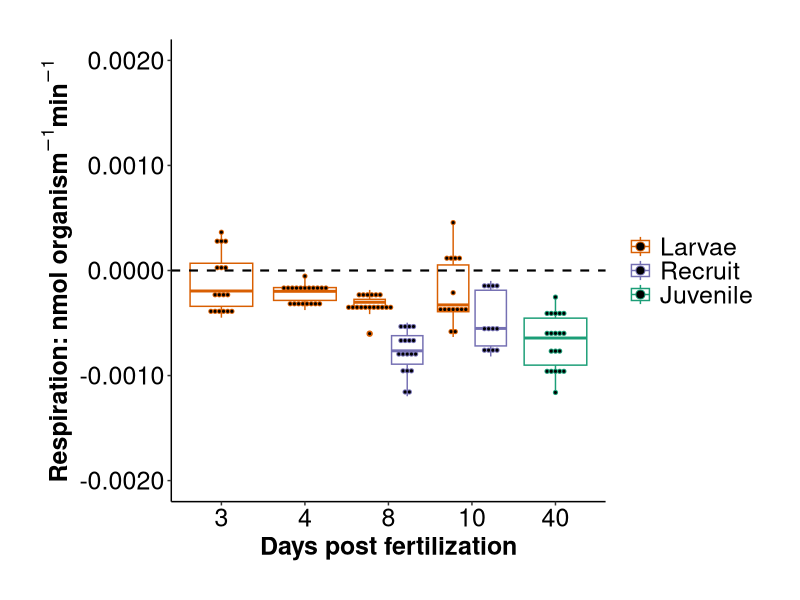

The R source for this figure: (Note: this script raises an error after producing the figure.)
## ---- chunk 1
rm(list=ls(all=TRUE)) 
## ---- chunk 2
## install packages if you dont already have them in your library
if ("tidyverse" %in% rownames(installed.packages()) == 'FALSE') install.packages('tidyverse') 
if ("car" %in% rownames(installed.packages()) == 'FALSE') install.packages('car') 
if ("lme4" %in% rownames(installed.packages()) == 'FALSE') install.packages('lme4') 
if ("lmerTest" %in% rownames(installed.packages()) == 'FALSE') install.packages('lmerTest') 
if ("scales" %in% rownames(installed.packages()) == 'FALSE') install.packages('scales') 
if ("cowplot" %in% rownames(installed.packages()) == 'FALSE') install.packages('cowplot') 
if ("ggplot2" %in% rownames(installed.packages()) == 'FALSE') install.packages('ggplot2') 

#load packages
library("ggplot2")
library("tidyverse")
library('car')
library('lme4')
library('lmerTest')
library('scales')
library('cowplot')
## ---- chunk 3
PRdata<-read.csv("../Output/Mcap2020/oxygen_P_R_calc.csv") #load data
## ---- chunk 4
#remove all rows of wells that did not have samples or blanks
PRdata<-PRdata[!is.na(PRdata$Type),]

#format columns
PRdata$dpf<-as.factor(PRdata$dpf)

#subset fused juvenile data frame for a different project, then save as separate file
fused_oxygen <- PRdata[which(PRdata$Lifestage=='Juvenile'),]
fused_oxygen <- droplevels(fused_oxygen)
## ---- chunk 5
PRdata$ratio<-abs(PRdata$GP.nmol.org.min)/abs(PRdata$R.nmol.org.min) #calculate ratio with absolute values
#remove outliers detected by values of P:R ratio data
PRdata<-PRdata%>%filter(ratio < 15)

fused_oxygen$ratio<-abs(fused_oxygen$GP.nmol.org.min)/abs(fused_oxygen$R.nmol.org.min)
## ---- chunk 6
Rplot1<-ggplot(data=PRdata, aes(x=dpf, y=R.nmol.org.min, colour=Lifestage, group=interaction(Lifestage, dpf))) +
  geom_boxplot(width=0.75, position=position_dodge(0.9))+
  geom_dotplot(aes(colour=Lifestage), binaxis='y', stackdir='center', 
               position=position_dodge(0.9), dotsize=0.3)+
  scale_color_brewer(palette = "Dark2", breaks=c("Larvae", "Recruit", "Juvenile"))+
  geom_hline(yintercept=0, linetype="dashed", color="black", size=0.75)+
  scale_y_continuous(limits=c(-0.002, 0.002), labels = scales::number_format(accuracy = 0.0001, decimal.mark = '.'))+
  xlab("Days post fertilization")+
  ylab(expression(bold(paste("Respiration: nmol organism"^-1, "min"^-1)))) +
  theme_classic() +
  theme(text = element_text(size = 18, color="black"),
        axis.text = element_text(size = 18, color="black"), 
        legend.position = "right",
        axis.title = element_text(size = 18, color="black", face="bold"), 
        legend.title=element_blank(), 
        legend.text = element_text(size=18), 
        plot.margin=unit(c(1,1,1,1), "cm"), 
        axis.title.y = element_text(margin = margin(t = 0, r = 1, b = 0, l = 1)), 
        axis.title.x = element_text(margin = margin(t = 3, r = 0, b = 0, l = 0)));Rplot1

Rplot2<-Rplot1+theme(legend.position="none")

ggsave("../Figures/Respiration/Lifestages/mcap_R.pdf", plot=Rplot1, height=8, width=10, units = c("in"), dpi=300) #output figure
## ---- chunk 7
meanR <- plyr::ddply(PRdata, c("Lifestage", "dpf"), summarise,
                   N    = length(R.nmol.org.min[!is.na(R.nmol.org.min)]),
                   mean = mean(R.nmol.org.min, na.rm=TRUE),
                   sd   = sd(R.nmol.org.min, na.rm=TRUE),
                   se   = sd / sqrt(N)
)
## ---- chunk 8
Rplot3<-ggplot(data=meanR, aes(x=dpf, y=mean, colour=Lifestage, group=interaction(Lifestage, dpf))) +
  geom_point(aes(color=Lifestage), size=3, position=position_dodge(0.3)) +
  geom_errorbar(aes(ymin=mean-se, ymax=mean+se), width=0, linetype="solid", position=position_dodge(0.3), size=1) +
  scale_color_brewer(palette = "Dark2", breaks=c("Larvae", "Recruit", "Juvenile"))+
  geom_hline(yintercept=0, linetype="dashed", color="black", size=0.75)+
  scale_y_continuous(limits=c(-0.001, 0.0005), labels = scales::number_format(accuracy = 0.0001, decimal.mark = '.'))+
  xlab("Days post fertilization")+
  ylab(expression(bold(paste("Respiration: nmol organism"^-1, "min"^-1)))) +
  theme_classic() +
  theme(text = element_text(size = 18, color="black"),
        axis.text = element_text(size = 18, color="black"), 
        legend.position = "right",
        axis.title = element_text(size = 18, color="black", face="bold"), 
        legend.title=element_blank(), 
        legend.text = element_text(size=18), 
        plot.margin=unit(c(1,1,1,1), "cm"), 
        axis.title.y = element_text(margin = margin(t = 0, r = 1, b = 0, l = 1)), 
        axis.title.x = element_text(margin = margin(t = 3, r = 0, b = 0, l = 0)));Rplot3

Rplot4<-Rplot3+theme(legend.position="none")

ggsave("../Figures/Respiration/Lifestages/mcap_R_means.pdf", plot=Rplot3, height=8, width=10, units = c("in"), dpi=300) #output figure
## ---- chunk 9
Pplot1<-ggplot(data=PRdata, aes(x=dpf, y=P.nmol.org.min, colour=Lifestage, group=interaction(Lifestage, dpf))) +
  geom_boxplot(width=0.75, position=position_dodge(0.9))+
  geom_dotplot(aes(colour=Lifestage), binaxis='y', stackdir='center', 
               position=position_dodge(0.9), dotsize=0.3)+
  scale_color_brewer(palette = "Dark2", breaks=c("Larvae", "Recruit", "Juvenile"))+
  geom_hline(yintercept=0, linetype="dashed", color="black", size=0.75)+
  scale_y_continuous(limits=c(-0.002, 0.002), labels = scales::number_format(accuracy = 0.0001, decimal.mark = '.'))+
  xlab("Days post fertilization")+
  ylab(expression(bold(paste("Net Photosynthesis: nmol organism"^-1, "min"^-1)))) +
  theme_classic() +
  theme(text = element_text(size = 18, color="black"),
        axis.text = element_text(size = 18, color="black"), 
        legend.position = "right",
        axis.title = element_text(size = 18, color="black", face="bold"), 
        legend.title=element_blank(), 
        legend.text = element_text(size=18), 
        plot.margin=unit(c(1,1,1,1), "cm"), 
        axis.title.y = element_text(margin = margin(t = 0, r = 1, b = 0, l = 1)), 
        axis.title.x = element_text(margin = margin(t = 3, r = 0, b = 0, l = 0))); Pplot1

Pplot2<-Pplot1+theme(legend.position="none")

ggsave("../Figures/Respiration/Lifestages/mcap_P.pdf", plot=Pplot1, height=8, width=10, units = c("in"), dpi=300) #output figure
## ---- chunk 10
meanP <- plyr::ddply(PRdata, c("Lifestage", "dpf"), summarise,
                   N    = length(P.nmol.org.min[!is.na(P.nmol.org.min)]),
                   mean = mean(P.nmol.org.min, na.rm=TRUE),
                   sd   = sd(P.nmol.org.min, na.rm=TRUE),
                   se   = sd / sqrt(N)
)
## ---- chunk 11
Pplot3<-ggplot(data=meanP, aes(x=dpf, y=mean, colour=Lifestage, group=interaction(Lifestage, dpf))) +
  geom_point(aes(color=Lifestage), size=3, position=position_dodge(0.3)) +
  geom_errorbar(aes(ymin=mean-se, ymax=mean+se), width=0, linetype="solid", position=position_dodge(0.3), size=1) +
  scale_color_brewer(palette = "Dark2", breaks=c("Larvae", "Recruit", "Juvenile"))+
  geom_hline(yintercept=0, linetype="dashed", color="black", size=0.75)+
  scale_y_continuous(limits=c(-0.0005, 0.0015), labels = scales::number_format(accuracy = 0.0001, decimal.mark = '.'))+
  xlab("Days post fertilization")+
  ylab(expression(bold(paste("Net Photosynthesis: nmol organism"^-1, "min"^-1)))) +
  theme_classic() +
  theme(text = element_text(size = 18, color="black"),
        axis.text = element_text(size = 18, color="black"), 
        legend.position = "right",
        axis.title = element_text(size = 18, color="black", face="bold"), 
        legend.title=element_blank(), 
        legend.text = element_text(size=18), 
        plot.margin=unit(c(1,1,1,1), "cm"), 
        axis.title.y = element_text(margin = margin(t = 0, r = 1, b = 0, l = 1)), 
        axis.title.x = element_text(margin = margin(t = 3, r = 0, b = 0, l = 0)));Pplot3

Pplot4<-Pplot3+theme(legend.position="none")

ggsave("../Figures/Respiration/Lifestages/mcap_P_means.pdf", plot=Pplot3, height=8, width=10, units = c("in"), dpi=300) #output figure
## ---- chunk 12
GPplot1<-ggplot(data=PRdata, aes(x=dpf, y=GP.nmol.org.min, colour=Lifestage, group=interaction(Lifestage, dpf))) +
  geom_boxplot(width=0.75, position=position_dodge(0.9))+
  geom_dotplot(aes(colour=Lifestage), binaxis='y', stackdir='center', 
               position=position_dodge(0.9), dotsize=0.3)+
  scale_color_brewer(palette = "Dark2", breaks=c("Larvae", "Recruit", "Juvenile"))+
  geom_hline(yintercept=0, linetype="dashed", color="black", size=0.75)+
  scale_y_continuous(limits=c(-0.002, 0.002), labels = scales::number_format(accuracy = 0.0001, decimal.mark = '.'))+
  xlab("Days post fertilization")+
  ylab(expression(bold(paste("Gross Photosynthesis: nmol organism"^-1, "min"^-1)))) +
  theme_classic() +
  theme(text = element_text(size = 18, color="black"),
        axis.text = element_text(size = 18, color="black"), 
        legend.position = "right",
        axis.title = element_text(size = 18, color="black", face="bold"), 
        legend.title=element_blank(), 
        legend.text = element_text(size=18), 
        plot.margin=unit(c(1,1,1,1), "cm"), 
        axis.title.y = element_text(margin = margin(t = 0, r = 1, b = 0, l = 1)), 
        axis.title.x = element_text(margin = margin(t = 3, r = 0, b = 0, l = 0))); GPplot1

GPplot2<-GPplot1+theme(legend.position="none") 

ggsave("../Figures/Respiration/Lifestages/mcap_GP.pdf", plot=GPplot1, height=8, width=10, units = c("in"), dpi=300) #output figure
## ---- chunk 13
meanGP <- plyr::ddply(PRdata, c("Lifestage", "dpf"), summarise,
                   N    = length(GP.nmol.org.min[!is.na(GP.nmol.org.min)]),
                   mean = mean(GP.nmol.org.min, na.rm=TRUE),
                   sd   = sd(GP.nmol.org.min, na.rm=TRUE),
                   se   = sd / sqrt(N)
)
## ---- chunk 14
GPplot3<-ggplot(data=meanGP, aes(x=dpf, y=mean, colour=Lifestage, group=interaction(Lifestage, dpf))) +
  geom_point(aes(color=Lifestage), size=3, position=position_dodge(0.3)) +
  geom_errorbar(aes(ymin=mean-se, ymax=mean+se), width=0, linetype="solid", position=position_dodge(0.3), size=1) +
  scale_color_brewer(palette = "Dark2", breaks=c("Larvae", "Recruit", "Juvenile"))+
  geom_hline(yintercept=0, linetype="dashed", color="black", size=0.75)+
  scale_y_continuous(limits=c(-0.0005, 0.0025), labels = scales::number_format(accuracy = 0.0001, decimal.mark = '.'))+
  xlab("Days post fertilization")+
  ylab(expression(bold(paste("Gross Photosynthesis: nmol organism"^-1, "min"^-1)))) +
  theme_classic() +
  theme(text = element_text(size = 18, color="black"),
        axis.text = element_text(size = 18, color="black"), 
        legend.position = "right",
        axis.title = element_text(size = 18, color="black", face="bold"), 
        legend.title=element_blank(), 
        legend.text = element_text(size=18), 
        plot.margin=unit(c(1,1,1,1), "cm"), 
        axis.title.y = element_text(margin = margin(t = 0, r = 1, b = 0, l = 1)), 
        axis.title.x = element_text(margin = margin(t = 3, r = 0, b = 0, l = 0)));GPplot3

GPplot4<-GPplot3+theme(legend.position="none")

ggsave("../Figures/Respiration/Lifestages/mcap_GP_means.pdf", plot=GPplot3, height=8, width=10, units = c("in"), dpi=300) #output figure
## ---- chunk 15
PRplot1<-ggplot(data=PRdata, aes(x=dpf, y=ratio, colour=Lifestage, group=interaction(Lifestage, dpf))) +
 geom_boxplot(width=0.75, position=position_dodge(0.9))+
  geom_dotplot(aes(colour=Lifestage), binaxis='y', stackdir='center', 
               position=position_dodge(0.9), dotsize=0.3)+
  scale_color_brewer(palette = "Dark2", breaks=c("Larvae", "Recruit", "Juvenile"))+
  geom_hline(yintercept=1, linetype="dashed", color="black", size=0.75)+
  scale_y_continuous(limits=c(-1, 10), labels = scales::number_format(accuracy = 1, decimal.mark = '.'))+
  ylab(expression(bold(paste("Gross Photosynthesis:Respiration ")))) +
  xlab("Days post fertilization") +
  theme_classic() +
  theme(text = element_text(size = 18, color="black"),
        axis.text = element_text(size = 18, color="black"), 
        legend.position = "right",
        axis.title = element_text(size = 18, color="black", face="bold"), 
        legend.title=element_blank(), 
        legend.text = element_text(size=18), 
        plot.margin=unit(c(1,1,1,1), "cm"), 
        axis.title.y = element_text(margin = margin(t = 0, r = 1, b = 0, l = 1)), 
        axis.title.x = element_text(margin = margin(t = 3, r = 0, b = 0, l = 0))); PRplot1

ggsave("../Figures/Respiration/Lifestages/mcap_PR.pdf", plot=PRplot1, height=8, width=10, units = c("in"), dpi=300) #output figure
## ---- chunk 16
meanPR <- plyr::ddply(PRdata, c("Lifestage", "dpf"), summarise,
                   N    = length(ratio[!is.na(ratio)]),
                   mean = mean(ratio, na.rm=TRUE),
                   sd   = sd(ratio, na.rm=TRUE),
                   se   = sd / sqrt(N)
)
## ---- chunk 17
PRplot3<-ggplot(data=meanPR, aes(x=dpf, y=mean, colour=Lifestage, group=interaction(Lifestage, dpf))) +
  geom_point(aes(color=Lifestage), size=3, position=position_dodge(0.3)) +
  geom_errorbar(aes(ymin=mean-se, ymax=mean+se), width=0, linetype="solid", position=position_dodge(0.3), size=1) +
  scale_color_brewer(palette = "Dark2", breaks=c("Larvae", "Recruit", "Juvenile"))+
  geom_hline(yintercept=1, linetype="dashed", color="black", size=0.75)+
  scale_y_continuous(limits=c(-1, 5), labels = scales::number_format(accuracy = 1, decimal.mark = '.'))+
  xlab("Days post fertilization")+
  ylab(expression(bold(paste("Gross Photosynthesis: Respiration")))) +
  theme_classic() +
  theme(text = element_text(size = 18, color="black"),
        axis.text = element_text(size = 18, color="black"), 
        legend.position = "right",
        axis.title = element_text(size = 18, color="black", face="bold"), 
        legend.title=element_blank(), 
        legend.text = element_text(size=18), 
        plot.margin=unit(c(1,1,1,1), "cm"), 
        axis.title.y = element_text(margin = margin(t = 0, r = 1, b = 0, l = 1)), 
        axis.title.x = element_text(margin = margin(t = 3, r = 0, b = 0, l = 0)));PRplot3

ggsave("../Figures/Respiration/Lifestages/mcap_PR_means.pdf", plot=PRplot3, height=8, width=10, units = c("in"), dpi=300) #output figure
## ---- chunk 18
mcap_respiration<-plot_grid(Rplot2, Pplot2, GPplot2, PRplot1, Rplot4, Pplot4, GPplot4, PRplot3, labels = c("Respiration", "Net Photosynthesis", "Gross Photosynthesis", "P:R Ratio", "Respiration", "Net Photosynthesis", "Gross Photosynthesis", "P:R Ratio"), label_size=18, ncol=4, nrow=2, rel_heights= c(1,1,1,1), rel_widths = c(0.8,0.8,0.8,1), align="h")

ggsave(filename="../Figures/Respiration/mcap_PR_panel.pdf", plot=mcap_respiration, dpi=300, width=28, height=16, units="in")
## ---- chunk 19
FuseR1<-ggplot(data=fused_oxygen, aes(x=as.factor(Org.Number), y=R.nmol.org.min, group=interaction(Org.Number))) +
  geom_boxplot(width=0.75, position=position_dodge(0.9))+
  geom_dotplot(color="darkgray", binaxis='y', stackdir='center', 
               position=position_dodge(0.9), dotsize=0.3)+
  geom_hline(yintercept=0, linetype="dashed", color="black", size=0.75)+
  scale_y_continuous(limits=c(-0.002, 0.002), labels = scales::number_format(accuracy = 0.0001, decimal.mark = '.'))+
  xlab("Number of Fused Polyps")+
  ylab(expression(bold(paste("Respiration: nmol polyp"^-1, "min"^-1)))) +
  theme_classic() +
  theme(text = element_text(size = 18, color="black"),
        axis.text = element_text(size = 18, color="black"), 
        legend.position = "right",
        axis.title = element_text(size = 18, color="black", face="bold"), 
        legend.title=element_blank(), 
        legend.text = element_text(size=18), 
        plot.margin=unit(c(1,1,1,1), "cm"), 
        axis.title.y = element_text(margin = margin(t = 0, r = 1, b = 0, l = 1)), 
        axis.title.x = element_text(margin = margin(t = 3, r = 0, b = 0, l = 0)));FuseR1

ggsave("../Figures/Respiration/Fusion/mcap_fused_polyp_R.pdf", plot=FuseR1, height=8, width=10, units = c("in"), dpi=300) #output figure
## ---- chunk 20
FuseP1<-ggplot(data=fused_oxygen, aes(x=as.factor(Org.Number), y=P.nmol.org.min, group=interaction(Org.Number))) +
  geom_boxplot(width=0.75, position=position_dodge(0.9))+
  geom_dotplot(color="darkgray", binaxis='y', stackdir='center', 
               position=position_dodge(0.9), dotsize=0.3)+
  geom_hline(yintercept=0, linetype="dashed", color="black", size=0.75)+
  scale_y_continuous(limits=c(-0.002, 0.002), labels = scales::number_format(accuracy = 0.0001, decimal.mark = '.'))+
  xlab("Number of Fused Polyps")+
  ylab(expression(bold(paste("Net Photosynthesis: nmol polyp"^-1, "min"^-1)))) +
  theme_classic() +
  theme(text = element_text(size = 18, color="black"),
        axis.text = element_text(size = 18, color="black"), 
        legend.position = "right",
        axis.title = element_text(size = 18, color="black", face="bold"), 
        legend.title=element_blank(), 
        legend.text = element_text(size=18), 
        plot.margin=unit(c(1,1,1,1), "cm"), 
        axis.title.y = element_text(margin = margin(t = 0, r = 1, b = 0, l = 1)), 
        axis.title.x = element_text(margin = margin(t = 3, r = 0, b = 0, l = 0)));FuseP1

ggsave("../Figures/Respiration/Fusion/mcap_fused_polyp_P.pdf", plot=FuseP1, height=8, width=10, units = c("in"), dpi=300) #output figure
## ---- chunk 21
FuseGP1<-ggplot(data=fused_oxygen, aes(x=as.factor(Org.Number), y=GP.nmol.org.min, group=interaction(Org.Number))) +
  geom_boxplot(width=0.75, position=position_dodge(0.9))+
  geom_dotplot(color="darkgray", binaxis='y', stackdir='center', 
               position=position_dodge(0.9), dotsize=0.3)+
  geom_hline(yintercept=0, linetype="dashed", color="black", size=0.75)+
  scale_y_continuous(limits=c(-0.002, 0.002), labels = scales::number_format(accuracy = 0.0001, decimal.mark = '.'))+
  xlab("Number of Fused Polyps")+
  ylab(expression(bold(paste("Gross Photosynthesis: nmol polyp"^-1, "min"^-1)))) +
  theme_classic() +
  theme(text = element_text(size = 18, color="black"),
        axis.text = element_text(size = 18, color="black"), 
        legend.position = "right",
        axis.title = element_text(size = 18, color="black", face="bold"), 
        legend.title=element_blank(), 
        legend.text = element_text(size=18), 
        plot.margin=unit(c(1,1,1,1), "cm"), 
        axis.title.y = element_text(margin = margin(t = 0, r = 1, b = 0, l = 1)), 
        axis.title.x = element_text(margin = margin(t = 3, r = 0, b = 0, l = 0)));FuseGP1

ggsave("../Figures/Respiration/Fusion/mcap_fused_polyp_GP.pdf", plot=FuseGP1, height=8, width=10, units = c("in"), dpi=300) #output figure
## ---- chunk 22
FusePR1<-ggplot(data=fused_oxygen, aes(x=as.factor(Org.Number), y=ratio, group=interaction(Org.Number))) +
  geom_boxplot(width=0.75, position=position_dodge(0.9))+
  geom_dotplot(color="darkgray", binaxis='y', stackdir='center', 
               position=position_dodge(0.9), dotsize=0.3)+
  geom_hline(yintercept=1, linetype="dashed", color="black", size=0.75)+
  scale_y_continuous(limits=c(-1,10), labels = scales::number_format(accuracy = 1, decimal.mark = '.'))+
  xlab("Number of Fused Polyps")+
  ylab(expression(bold(paste("Gross Photosynthesis:Respiration")))) +
  theme_classic() +
  theme(text = element_text(size = 18, color="black"),
        axis.text = element_text(size = 18, color="black"), 
        legend.position = "right",
        axis.title = element_text(size = 18, color="black", face="bold"), 
        legend.title=element_blank(), 
        legend.text = element_text(size=18), 
        plot.margin=unit(c(1,1,1,1), "cm"), 
        axis.title.y = element_text(margin = margin(t = 0, r = 1, b = 0, l = 1)), 
        axis.title.x = element_text(margin = margin(t = 3, r = 0, b = 0, l = 0)));FusePR1

ggsave("../Figures/Respiration/Fusion/mcap_fused_polyp_PR.pdf", plot=FusePR1, height=8, width=10, units = c("in"), dpi=300) #output figure
## ---- chunk 23
Fuse_c_R1<-ggplot(data=fused_oxygen, aes(x=as.factor(Org.Number), y=(R.nmol.org.min*Org.Number), group=interaction(Org.Number))) +
  geom_boxplot(width=0.75, position=position_dodge(0.9))+
  geom_dotplot(color="darkgray", binaxis='y', stackdir='center', 
               position=position_dodge(0.9), dotsize=0.3)+
  geom_hline(yintercept=0, linetype="dashed", color="black", size=0.75)+
  scale_y_continuous(limits=c(-0.005, 0.015), labels = scales::number_format(accuracy = 0.0001, decimal.mark = '.'))+
  xlab("Number of Fused Polyps")+
  ylab(expression(bold(paste("Respiration: nmol colony"^-1, "min"^-1)))) +
  theme_classic() +
  theme(text = element_text(size = 18, color="black"),
        axis.text = element_text(size = 18, color="black"), 
        legend.position = "right",
        axis.title = element_text(size = 18, color="black", face="bold"), 
        legend.title=element_blank(), 
        legend.text = element_text(size=18), 
        plot.margin=unit(c(1,1,1,1), "cm"), 
        axis.title.y = element_text(margin = margin(t = 0, r = 1, b = 0, l = 1)), 
        axis.title.x = element_text(margin = margin(t = 3, r = 0, b = 0, l = 0)));Fuse_c_R1

ggsave("../Figures/Respiration/Fusion/mcap_fused_colony_R.pdf", plot=Fuse_c_R1, height=8, width=10, units = c("in"), dpi=300) #output figure
## ---- chunk 24
Fuse_c_P1<-ggplot(data=fused_oxygen, aes(x=as.factor(Org.Number), y=(P.nmol.org.min*Org.Number), group=interaction(Org.Number))) +
  geom_boxplot(width=0.75, position=position_dodge(0.9))+
  geom_dotplot(color="darkgray", binaxis='y', stackdir='center', 
               position=position_dodge(0.9), dotsize=0.3)+
  geom_hline(yintercept=0, linetype="dashed", color="black", size=0.75)+
  scale_y_continuous(limits=c(-0.005, 0.015), labels = scales::number_format(accuracy = 0.0001, decimal.mark = '.'))+
  xlab("Number of Fused Polyps")+
  ylab(expression(bold(paste("Net Photosynthesis: nmol colony"^-1, "min"^-1)))) +
  theme_classic() +
  theme(text = element_text(size = 18, color="black"),
        axis.text = element_text(size = 18, color="black"), 
        legend.position = "right",
        axis.title = element_text(size = 18, color="black", face="bold"), 
        legend.title=element_blank(), 
        legend.text = element_text(size=18), 
        plot.margin=unit(c(1,1,1,1), "cm"), 
        axis.title.y = element_text(margin = margin(t = 0, r = 1, b = 0, l = 1)), 
        axis.title.x = element_text(margin = margin(t = 3, r = 0, b = 0, l = 0)));Fuse_c_P1

ggsave("../Figures/Respiration/Fusion/mcap_fused_colony_P.pdf", plot=Fuse_c_P1, height=8, width=10, units = c("in"), dpi=300) #output figure
## ---- chunk 25
Fuse_c_GP1<-ggplot(data=fused_oxygen, aes(x=as.factor(Org.Number), y=(GP.nmol.org.min*Org.Number), group=interaction(Org.Number))) +
  geom_boxplot(width=0.75, position=position_dodge(0.9))+
  geom_dotplot(color="darkgray", binaxis='y', stackdir='center', 
               position=position_dodge(0.9), dotsize=0.3)+
  geom_hline(yintercept=0, linetype="dashed", color="black", size=0.75)+
  scale_y_continuous(limits=c(-0.005, 0.015), labels = scales::number_format(accuracy = 0.0001, decimal.mark = '.'))+
  xlab("Number of Fused Polyps")+
  ylab(expression(bold(paste("Gross Photosynthesis: nmol polyp"^-1, "min"^-1)))) +
  theme_classic() +
  theme(text = element_text(size = 18, color="black"),
        axis.text = element_text(size = 18, color="black"), 
        legend.position = "right",
        axis.title = element_text(size = 18, color="black", face="bold"), 
        legend.title=element_blank(), 
        legend.text = element_text(size=18), 
        plot.margin=unit(c(1,1,1,1), "cm"), 
        axis.title.y = element_text(margin = margin(t = 0, r = 1, b = 0, l = 1)), 
        axis.title.x = element_text(margin = margin(t = 3, r = 0, b = 0, l = 0)));Fuse_c_GP1

ggsave("../Figures/Respiration/Fusion/mcap_fused_colony_GP.pdf", plot=Fuse_c_GP1, height=8, width=10, units = c("in"), dpi=300) #output figure
## ---- chunk 26
Fuse_c_PR1<-ggplot(data=fused_oxygen, aes(x=as.factor(Org.Number), y=(abs(fused_oxygen$GP.nmol.org.min*Org.Number)/abs(fused_oxygen$R.nmol.org.min*Org.Number)), group=interaction(Org.Number))) +
  geom_boxplot(width=0.75, position=position_dodge(0.9))+
  geom_dotplot(color="darkgray", binaxis='y', stackdir='center', 
               position=position_dodge(0.9), dotsize=0.3)+
  geom_hline(yintercept=1, linetype="dashed", color="black", size=0.75)+
  scale_y_continuous(limits=c(-1,10), labels = scales::number_format(accuracy = 1, decimal.mark = '.'))+
  xlab("Number of Fused Polyps")+
  ylab(expression(bold(paste("Gross Photosynthesis:Respiration")))) +
  theme_classic() +
  theme(text = element_text(size = 18, color="black"),
        axis.text = element_text(size = 18, color="black"), 
        legend.position = "right",
        axis.title = element_text(size = 18, color="black", face="bold"), 
        legend.title=element_blank(), 
        legend.text = element_text(size=18), 
        plot.margin=unit(c(1,1,1,1), "cm"), 
        axis.title.y = element_text(margin = margin(t = 0, r = 1, b = 0, l = 1)), 
        axis.title.x = element_text(margin = margin(t = 3, r = 0, b = 0, l = 0)));Fuse_c_PR1

ggsave("../Figures/Respiration/Fusion/mcap_fused_colony_PR.pdf", plot=Fuse_c_PR1, height=8, width=10, units = c("in"), dpi=300) #output figure
## ---- chunk 27
mcap_fused_respiration<-plot_grid(FuseR1, FuseP1, FuseGP1, FusePR1, Fuse_c_R1, Fuse_c_P1, Fuse_c_GP1, Fuse_c_PR1, labels = c("Polyp R", "Polyp P", "Polyp GP", "Polyp P:R", "Colony R", "Colony P", "Colony GP", "Colony P:R"), label_size = 18, ncol=4, nrow=2, rel_heights= c(1), rel_widths = c(1), align="h")

ggsave(filename="../Figures/Respiration/mcap_fused_panel.pdf", plot=mcap_fused_respiration, dpi=300, width=24, height=12, units="in")
## ---- chunk 28
colony_v_polypsR <- plyr::ddply(fused_oxygen, c("Org.Number"), summarise,
                   N_r_polyps    = length(R.nmol.org.min[!is.na(R.nmol.org.min)]),
                   mean_r_polyps = mean(R.nmol.org.min, na.rm=TRUE),
                   sd_r_polyps   = sd(R.nmol.org.min, na.rm=TRUE),
                   se_r_polyps   = sd_r_polyps / sqrt(N_r_polyps), 
                   N_r_colony    = length(R.nmol.org.min[!is.na(R.nmol.org.min)]),
                   mean_r_colony = mean((Org.Number*R.nmol.org.min), na.rm=TRUE),
                   sd_r_colony   = sd(Org.Number*R.nmol.org.min, na.rm=TRUE),
                   se_r_colony   = sd_r_colony / sqrt(N_r_colony)
)

## ---- chunk 29
R_c_vs_p<-ggplot(data=colony_v_polypsR, aes(x=as.factor(Org.Number), group=interaction(Org.Number))) +
  geom_point(aes(y=mean_r_polyps), size=3, position=position_dodge(0.01), color="orange") + #polyp
  geom_errorbar(aes(ymin=mean_r_polyps-se_r_polyps, ymax=mean_r_polyps+se_r_polyps), width=0, linetype="solid", color="orange", position=position_dodge(0.01), size=0.5) + #polyp
   geom_point(aes(y=mean_r_colony), size=3, position=position_dodge(0.06), color="purple") + #polyp
  geom_errorbar(aes(ymin=mean_r_colony-se_r_colony, ymax=mean_r_colony+se_r_colony), width=0, linetype="solid", color="purple", position=position_dodge(0.06), size=0.5) + #polyp
  geom_hline(yintercept=0, linetype="dashed", color="black", size=0.75)+
  scale_y_continuous(
     name = "Polyp Respiration", # Features of the first axis
     sec.axis = sec_axis(~.*1, name="Colony Total Respiration"),  # Add a second axis and specify its features
     limits=c(-0.006, 0.001),
     labels = scales::number_format(accuracy = 0.0001, decimal.mark = '.')
     ) + 
  xlab("Number of Fused Polyps")+
  #ylab(expression(bold(paste("Respiration: nmol polyp"^-1, "min"^-1)))) +
  theme_classic() +
  theme(text = element_text(size = 18, color="black"),
        axis.text = element_text(size = 18, color="black"), 
        legend.position = "right",
        axis.title = element_text(size = 18, color="black", face="bold"), 
        legend.title=element_blank(), 
        legend.text = element_text(size=18), 
        plot.margin=unit(c(1,1,1,1), "cm"), 
        axis.title.y = element_text(margin = margin(t = 0, r = 1, b = 0, l = 1), color="orange", face="bold"), 
        axis.title.y.right = element_text(margin = margin(t = 0, r = 1, b = 1, l = 2), color="purple", face="bold"),
        axis.title.x = element_text(margin = margin(t = 3, r = 0, b = 0, l = 0)));R_c_vs_p

ggsave("../Figures/Respiration/Fusion/mcap_fused_colony_vs_polyp_R.pdf", plot=R_c_vs_p, height=8, width=10, units = c("in"), dpi=300) #output figure
## ---- chunk 30
colony_v_polypsP <- plyr::ddply(fused_oxygen, c("Org.Number"), summarise,
                   N_p_polyps    = length(P.nmol.org.min[!is.na(P.nmol.org.min)]),
                   mean_p_polyps = mean(P.nmol.org.min, na.rm=TRUE),
                   sd_p_polyps   = sd(P.nmol.org.min, na.rm=TRUE),
                   se_p_polyps   = sd_p_polyps / sqrt(N_p_polyps), 
                   N_p_colony    = length(P.nmol.org.min[!is.na(P.nmol.org.min)]),
                   mean_p_colony = mean((Org.Number*P.nmol.org.min), na.rm=TRUE),
                   sd_p_colony   = sd(Org.Number*P.nmol.org.min, na.rm=TRUE),
                   se_p_colony   = sd_p_colony / sqrt(N_p_colony)
)

## ---- chunk 31
P_c_vs_p<-ggplot(data=colony_v_polypsP, aes(x=as.factor(Org.Number), group=interaction(Org.Number))) +
  geom_point(aes(y=mean_p_polyps), size=3, position=position_dodge(0.01), color="orange") + #polyp
  geom_errorbar(aes(ymin=mean_p_polyps-se_p_polyps, ymax=mean_p_polyps+se_p_polyps), width=0, linetype="solid", color="orange", position=position_dodge(0.01), size=0.5) + #polyp
   geom_point(aes(y=mean_p_colony), size=3, position=position_dodge(0.06), color="purple") + #polyp
  geom_errorbar(aes(ymin=mean_p_colony-se_p_colony, ymax=mean_p_colony+se_p_colony), width=0, linetype="solid", color="purple", position=position_dodge(0.06), size=0.5) + #polyp
  geom_hline(yintercept=0, linetype="dashed", color="black", size=0.75)+
  scale_y_continuous(
     name = "Polyp Net Photosynthesis", # Features of the first axis
     sec.axis = sec_axis(~.*1, name="Colony Total Net Photosynthesis"),  # Add a second axis and specify its features
     limits=c(-0.001, 0.01),
     labels = scales::number_format(accuracy = 0.0001, decimal.mark = '.')
     ) + 
  xlab("Number of Fused Polyps")+
  #ylab(expression(bold(paste("Respiration: nmol polyp"^-1, "min"^-1)))) +
  theme_classic() +
  theme(text = element_text(size = 18, color="black"),
        axis.text = element_text(size = 18, color="black"), 
        legend.position = "right",
        axis.title = element_text(size = 18, color="black", face="bold"), 
        legend.title=element_blank(), 
        legend.text = element_text(size=18), 
        plot.margin=unit(c(1,1,1,1), "cm"), 
        axis.title.y = element_text(margin = margin(t = 0, r = 1, b = 0, l = 1), color="orange", face="bold"), 
        axis.title.y.right = element_text(margin = margin(t = 0, r = 1, b = 1, l = 2), color="purple", face="bold"),
        axis.title.x = element_text(margin = margin(t = 3, r = 0, b = 0, l = 0)));P_c_vs_p

ggsave("../Figures/Respiration/Fusion/mcap_fused_colony_vs_polyp_P.pdf", plot=P_c_vs_p, height=8, width=10, units = c("in"), dpi=300) #output figure
## ---- chunk 32
colony_v_polypsGP <- plyr::ddply(fused_oxygen, c("Org.Number"), summarise,
                   N_gp_polyps    = length(GP.nmol.org.min[!is.na(GP.nmol.org.min)]),
                   mean_gp_polyps = mean(GP.nmol.org.min, na.rm=TRUE),
                   sd_gp_polyps   = sd(GP.nmol.org.min, na.rm=TRUE),
                   se_gp_polyps   = sd_gp_polyps / sqrt(N_gp_polyps), 
                   N_gp_colony    = length(GP.nmol.org.min[!is.na(GP.nmol.org.min)]),
                   mean_gp_colony = mean((Org.Number*GP.nmol.org.min), na.rm=TRUE),
                   sd_gp_colony   = sd(Org.Number*GP.nmol.org.min, na.rm=TRUE),
                   se_gp_colony   = sd_gp_colony / sqrt(N_gp_colony)
)

## ---- chunk 33
GP_c_vs_p<-ggplot(data=colony_v_polypsGP, aes(x=as.factor(Org.Number), group=interaction(Org.Number))) +
  geom_point(aes(y=mean_gp_polyps), size=3, position=position_dodge(0.01), color="orange") + #polyp
  geom_errorbar(aes(ymin=mean_gp_polyps-se_gp_polyps, ymax=mean_gp_polyps+se_gp_polyps), width=0, linetype="solid", color="orange", position=position_dodge(0.01), size=0.5) + #polyp
   geom_point(aes(y=mean_gp_colony), size=3, position=position_dodge(0.06), color="purple") + #polyp
  geom_errorbar(aes(ymin=mean_gp_colony-se_gp_colony, ymax=mean_gp_colony+se_gp_colony), width=0, linetype="solid", color="purple", position=position_dodge(0.06), size=0.5) + #polyp
  geom_hline(yintercept=0, linetype="dashed", color="black", size=0.75)+
  scale_y_continuous(
     name = "Polyp Gross Photosynthesis", # Features of the first axis
     sec.axis = sec_axis(~.*1, name="Colony Total Gross Photosynthesis"),  # Add a second axis and specify its features
     limits=c(-0.001, 0.015),
     labels = scales::number_format(accuracy = 0.0001, decimal.mark = '.')
     ) + 
  xlab("Number of Fused Polyps")+
  #ylab(expression(bold(paste("Respiration: nmol polyp"^-1, "min"^-1)))) +
  theme_classic() +
  theme(text = element_text(size = 18, color="black"),
        axis.text = element_text(size = 18, color="black"), 
        legend.position = "right",
        axis.title = element_text(size = 18, color="black", face="bold"), 
        legend.title=element_blank(), 
        legend.text = element_text(size=18), 
        plot.margin=unit(c(1,1,1,1), "cm"), 
        axis.title.y = element_text(margin = margin(t = 0, r = 1, b = 0, l = 1), color="orange", face="bold"), 
        axis.title.y.right = element_text(margin = margin(t = 0, r = 1, b = 1, l = 2), color="purple", face="bold"),
        axis.title.x = element_text(margin = margin(t = 3, r = 0, b = 0, l = 0)));GP_c_vs_p

ggsave("../Figures/Respiration/Fusion/mcap_fused_colony_vs_polyp_GP.pdf", plot=GP_c_vs_p, height=8, width=10, units = c("in"), dpi=300) #output figure
## ---- chunk 34
meanPR_fuse <- plyr::ddply(fused_oxygen, c("Org.Number"), summarise,
                   N    = length(ratio[!is.na(ratio)]),
                   mean = mean(ratio, na.rm=TRUE),
                   sd   = sd(ratio, na.rm=TRUE),
                   se   = sd / sqrt(N)
)
## ---- chunk 35
PRplot_fuse<-ggplot(data=meanPR_fuse, aes(x=as.factor(Org.Number), y=mean, group=interaction(Org.Number))) +
  geom_point(color="darkgray", size=3, position=position_dodge(0.3)) +
  geom_errorbar(aes(ymin=mean-se, ymax=mean+se), width=0, linetype="solid", position=position_dodge(0.3), size=1) +
  geom_hline(yintercept=1, linetype="dashed", color="black", size=0.75)+
  scale_y_continuous(limits=c(-1, 8), labels = scales::number_format(accuracy = 1, decimal.mark = '.'))+
  xlab("Number of Fused Polyps")+
  ylab(expression(bold(paste("Gross Photosynthesis: Respiration")))) +
  theme_classic() +
  theme(text = element_text(size = 18, color="black"),
        axis.text = element_text(size = 18, color="black"), 
        legend.position = "right",
        axis.title = element_text(size = 18, color="black", face="bold"), 
        legend.title=element_blank(), 
        legend.text = element_text(size=18), 
        plot.margin=unit(c(1,1,1,1), "cm"), 
        axis.title.y = element_text(margin = margin(t = 0, r = 1, b = 0, l = 1)), 
        axis.title.x = element_text(margin = margin(t = 3, r = 0, b = 0, l = 0)));PRplot_fuse

ggsave("../Figures/Respiration/Fusion/mcap_PR_fuse_means.pdf", plot=PRplot_fuse, height=8, width=10, units = c("in"), dpi=300) #output figure
## ---- chunk 36
mcap_fused_colony_vs_polyp<-plot_grid(R_c_vs_p, P_c_vs_p, GP_c_vs_p, PRplot_fuse, labels = c("Respiration", "Net Photosynthesis", "Gross Photosynthesis", "P:R"), label_size = 16, ncol=4, nrow=1, rel_heights= c(1,1,1,1), rel_widths = c(1,1,1,0.8), align="h")

ggsave(filename="../Figures/Respiration/mcap_fused_colony_vs_polyp_panel.pdf", plot=mcap_fused_colony_vs_polyp, dpi=300, width=24, height=6, units="in")
## ---- chunk 37
Rmodel1<-lmer(R.nmol.org.min~Lifestage*dpf + (1|Run/dpf), data=PRdata) #run nested within day
anova(Rmodel1, type="II")
## ---- chunk 38
qqPlot(residuals(Rmodel1))
hist(residuals(Rmodel1))
leveneTest(residuals(Rmodel1)~Lifestage * dpf, data=PRdata)
## ---- chunk 39
Pmodel1<-lmer(P.nmol.org.min~Lifestage*dpf + (1|Run/dpf), data=PRdata)
anova(Pmodel1, type="II")
## ---- chunk 40
qqPlot(residuals(Pmodel1))
hist(residuals(Pmodel1))
leveneTest(residuals(Pmodel1)~Lifestage * dpf, data=PRdata)
## ---- chunk 41
GPmodel1<-lmer(GP.nmol.org.min~Lifestage*dpf + (1|Run/dpf), data=PRdata)
anova(GPmodel1, type="II")
## ---- chunk 42
qqPlot(residuals(GPmodel1))
hist(residuals(GPmodel1))
leveneTest(residuals(GPmodel1)~Lifestage * dpf, data=PRdata)
## ---- chunk 43
PRmodel1<-lmer(ratio~Lifestage*dpf + (1|Run/dpf), data=PRdata)
anova(PRmodel1, type="II")
## ---- chunk 44
qqPlot(residuals(PRmodel1))
hist(residuals(PRmodel1))
leveneTest(residuals(PRmodel1)~Lifestage * dpf, data=PRdata)
## ---- chunk 45
Rmodel2<-lmer((R.nmol.org.min*Org.Number)~Org.Number + (1|Run/dpf), data=fused_oxygen) #run nested within day
anova(Rmodel2, type="II")
## ---- chunk 46
qqPlot(residuals(Rmodel2))
hist(residuals(Rmodel2))
leveneTest(residuals(Rmodel2)~as.factor(Org.Number), data=fused_oxygen)
## ---- chunk 47
Rmodel3<-lmer(R.nmol.org.min~Org.Number + (1|Run/dpf), data=fused_oxygen) #run nested within day
anova(Rmodel3, type="II")
## ---- chunk 48
qqPlot(residuals(Rmodel3))
hist(residuals(Rmodel3))
leveneTest(residuals(Rmodel3)~as.factor(Org.Number), data=fused_oxygen)
## ---- chunk 49
Pmodel2<-lmer((P.nmol.org.min*Org.Number)~Org.Number + (1|Run/dpf), data=fused_oxygen) #run nested within day
anova(Pmodel2, type="II")
## ---- chunk 50
qqPlot(residuals(Pmodel2))
hist(residuals(Pmodel2))
leveneTest(residuals(Pmodel2)~as.factor(Org.Number), data=fused_oxygen)
## ---- chunk 51
Pmodel3<-lmer(P.nmol.org.min~Org.Number + (1|Run/dpf), data=fused_oxygen) #run nested within day
anova(Pmodel3, type="II")
## ---- chunk 52
qqPlot(residuals(Pmodel3))
hist(residuals(Pmodel3))
leveneTest(residuals(Pmodel3)~as.factor(Org.Number), data=fused_oxygen)
## ---- chunk 53
GPmodel2<-lmer((GP.nmol.org.min*Org.Number)~Org.Number + (1|Run/dpf), data=fused_oxygen) #run nested within day
anova(GPmodel2, type="II")
## ---- chunk 54
qqPlot(residuals(GPmodel2))
hist(residuals(GPmodel2))
leveneTest(residuals(GPmodel2)~as.factor(Org.Number), data=fused_oxygen)
## ---- chunk 55
GPmodel3<-lmer(GP.nmol.org.min~Org.Number + (1|Run/dpf), data=fused_oxygen) #run nested within day
anova(GPmodel3, type="II")
## ---- chunk 56
qqPlot(residuals(GPmodel3))
hist(residuals(GPmodel3))
leveneTest(residuals(GPmodel3)~as.factor(Org.Number), data=fused_oxygen)
## ---- chunk 57
PRmodel2<-lmer(ratio~Org.Number + (1|Run/dpf), data=fused_oxygen)
anova(PRmodel2, type="II")
## ---- chunk 58
qqPlot(residuals(PRmodel2))
hist(residuals(PRmodel2))
leveneTest(residuals(PRmodel2)~as.factor(Org.Number), data=fused_oxygen)
